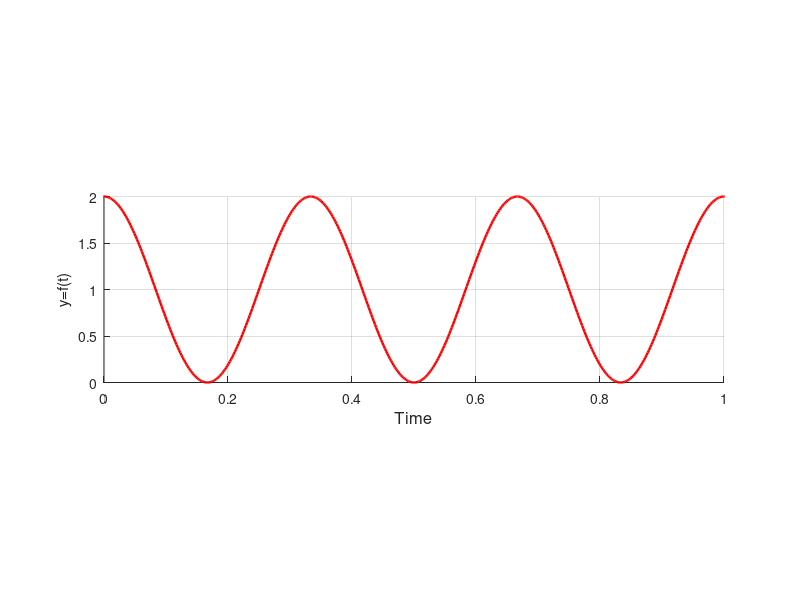
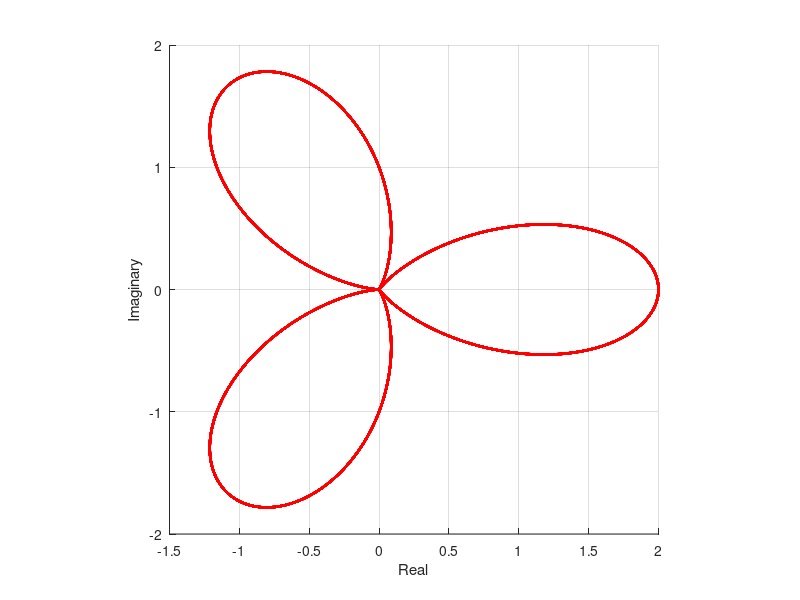

Source code (MATLAB) for these figures, in order:
tt = linspace(-10,10,1e4);
freq1 = 3; % =omega/2*pi
f = 1+cos(2*pi*freq1*tt);

freq2 = 1;
th = 2*pi*freq2*tt;
r = f;
x = r.*cos(th); y = r.*sin(th);

% there are two frequencies: the frequency of the signal (omega =
% 2*pi/T) and the frequency with which function f is wrapped around in a
% circle (freqw, winding frequency).

figure('name','Cartesian Curve');
hold on; grid on; xlim([0,1]);
xlabel('Time','FontSize',12); ylabel('y=f(t)'); pbaspect([1,0.3,1]);
plot(tt,f, 'r-','LineWidth',1.75,'DisplayName','some wave');
%legend('show');

figure('name','Complex Cuurve');
hold on; grid on;
xlabel('Real'); ylabel('Imaginary');
plot(f.*exp(-2*pi*i*freq2*tt),'r-','LineWidth',1.75); pbaspect([1,1,1]);